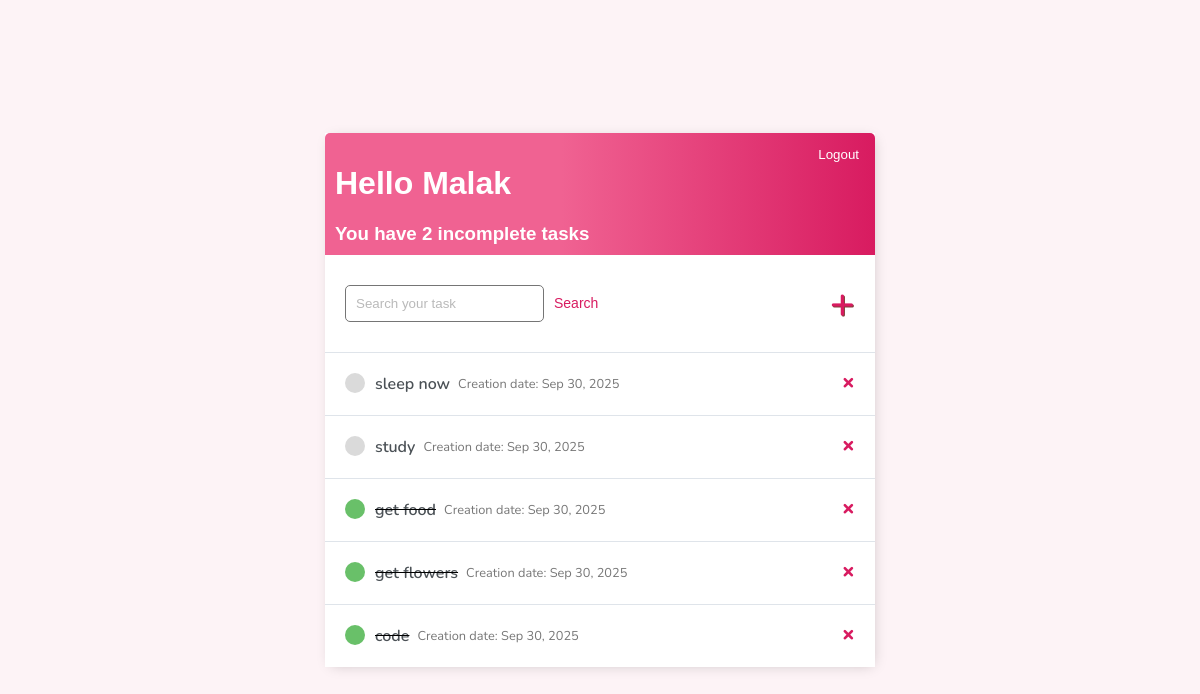
The app's page / (signed in) with its own data.
### base/models.py (models this page shows)
class Task(models.Model):
    user = models.ForeignKey(User, on_delete = models.CASCADE , null = True , blank = True)
    title = models.CharField(max_length=200)
    description = models.TextField(null=True , blank=True)
    complete = models.BooleanField(default=False)
    created = models.DateTimeField(auto_now_add=True)
    updated = models.DateTimeField(auto_now_add=True)
    def __str__(self):
        return self.title
    class Meta:
        ordering = ['complete']

### base/views.py (the view)
# urls.py: path('', TaskList.as_view() , name='tasks'),
class TaskList(LoginRequiredMixin, ListView):
    model = Task
    context_object_name = 'tasks'
    def get_context_data(self, **kwargs):
        context = super().get_context_data(**kwargs)
        context['tasks'] = context['tasks'].filter(user=self.request.user)
        context['count'] = context['tasks'].filter(complete=False).count()
        search_input = self.request.GET.get('search-area') or ''
        if search_input:
            context['tasks'] = context['tasks'].filter(title__icontains=search_input)
        context['search_input'] = search_input
        return context

### base/templates/base/task_list.html (shortened to what this page needs)
{% extends 'base/main.html' %}
{% block content %}
<div class="bubbles">
</div>
<div class="header-bar">
    <div>
        <h1>Hello {{request.user|title}}</h1>
        <h3 style="margin:0">You have {{count}} incomplete task{{ count|pluralize:"s" }}</h3>
    </div>
    {% if request.user.is_authenticated %}
    <form action="{% url 'logout' %}" method="post">
        <input type="submit" value="Logout" style="background: transparent; color: white; cursor: pointer;">
    </form>
    {% else %}
    <a href="{% url 'login' %}">Login</a>
    {% endif %}
</div>
<div id="search-add-wrapper">
    <form method="GET" style="display: flex;">
        <input type='text' name='search-area' placeholder="Search your task" value="{{search_input}}">
        <input class="button" type="submit" value='Search' style="margin-left: 10px;">
    </form>
    {% if tasks|length > 0 %}
    <a id="add-link" href="{% url 'task-create' %}">&#x2b;</a>
    {% endif %}
</div>
<div id="tasklist" class="task-items-wrapper">
    {% for task in tasks %}
    <div class="task-wrapper" data-position="{{task.pk}}">
        <div class="task-title">
            {% if task.complete %}
            <div class="task-complete-icon"></div>
            <del><a href="{% url 'task-update' task.id %}">{{task}}</a></del>
            <span class="task-date">Creation date: {{ task.created|date:"M d, Y" }}</span>
            {% else %}
            <div class="task-incomplete-icon"></div>
            <a href="{% url 'task-update' task.id %}">{{task}}</a>
            <span class="task-date">Creation date: {{ task.created|date:"M d, Y" }}</span>
            {% endif %}
        </div>
        <div class="task-controls">
            <a class="delete-link" href="{% url 'task-delete' task.id %}">&#215;</a>
        </div>
    </div>
    {% empty %}
    <div style="text-align: center; padding-bottom: 10px; line-height: 1em;">
        <h3>No new tasks are created.</h3>
        <h3>Create a <a style="text-decoration: none; color: #D81B60; cursor: pointer;" href="{% url 'task-create' %}">New task</a> !
        </h3>
    </div>
    {% endfor %}
</div>
{% endblock content%}

### base/templates/base/main.html (shortened to what this page needs)
<!DOCTYPE html>
<html lang="en">
<head>
</head>
<body>
    <div class="container">
        {% block content %}
        {% endblock content %}
    </div>
</body>
</html>

### base/templates/base/main.html (style rules this page uses)
body { background-color: #fce4ec6e; font-family: 'Nunito', sans-serif; padding: 0; margin: 0; display: flex; align-items: center; justify-content: center; height: 100vh; position: relative; overflow: hidden; }
.bubbles { position: absolute; top: 0; left: 0; width: 100%; height: 100%; z-index: -1; overflow: hidden; }
h1, h2, h3, h4, h5, h6 { font-family: 'Raleway', sans-serif; }
a { color: #D81B60; }
a { font-weight: 600; }
.container { width: 550px; margin: 0 10px; background-color: #fff; -webkit-box-shadow: 2px 2px 13px -4px rgba(0, 0, 0, 0.21); box-shadow: 2px 2px 13px -4px rgba(0, 0, 0, 0.21); }
input { outline: none; border: none; }
.task-date { font-size: 0.8rem; color: #777; margin-left: 8px; margin-top: 2px; display: block; }
.header-bar { display: flex; justify-content: space-between; color: #fff; padding: 10px; border-radius: 5px 5px 0 0; background: linear-gradient(90deg, #F06292 0%, #F06292 43%, #D81B60 100%); }
.task-wrapper { display: flex; align-items: center; justify-content: space-between; background-color: #fff; border-top: 1px solid #dfe4ea; overflow: hidden; }
.task-title { display: flex; padding: 20px; }
.task-title a { text-decoration: none; color: #4b5156; margin-left: 10px; }
.task-complete-icon { height: 20px; width: 20px; background-color: rgb(105, 192, 105); border-radius: 50%; }
.task-incomplete-icon { height: 20px; width: 20px; background-color: rgb(218, 218, 218); border-radius: 50%; }
.delete-link { text-decoration: none; font-weight: 900; color: #D81B60; font-size: 22px; line-height: 0; padding: 20px; }
#add-link { color: #D81B60; text-decoration: none; font-size: 42px; text-shadow: 1px 1px #81413b; }
#search-add-wrapper { display: flex; justify-content: space-between; align-items: center; padding: 20px; }
input[type=text], input[type=password], textarea { border: 1px solid #757575; border-radius: 5px; padding: 10px; width: 90%; }
::placeholder { font-weight: 300; opacity: 0.5; }
.button { background-color: #FFF; color: #D81B60; padding: 10px 0px; font-size: 14px; border: 0; cursor: pointer; text-decoration: none; }

### records on screen
Task: title "sleep now", created "Sep 30, 2025"
Task: title "study", created "Sep 30, 2025"
Task: title "get food", created "Sep 30, 2025"
Task: title "get flowers", created "Sep 30, 2025"
Task: title "code", created "Sep 30, 2025"

### other values on screen
{{ request.user|title }} "Malak"
{{ count }} "2"
